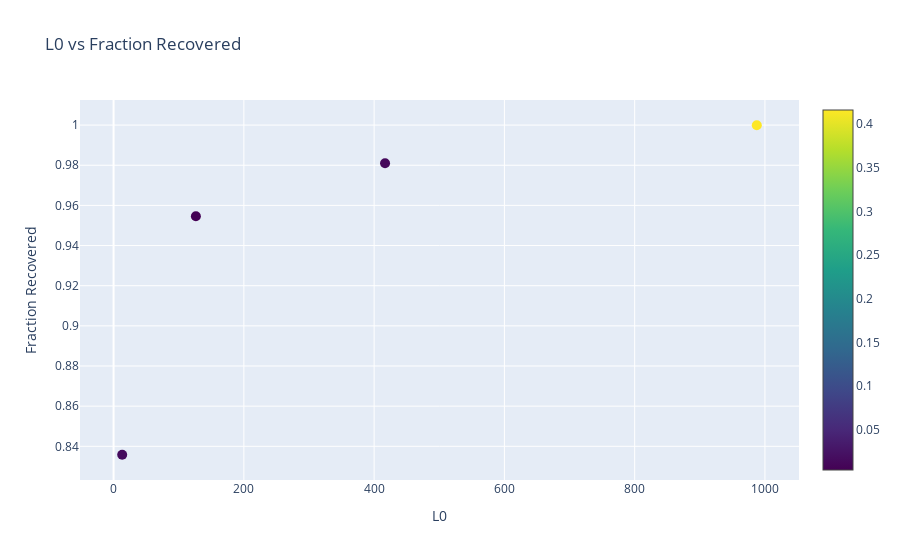

Notebook cell for this chart:
### Code cell
import plotly.graph_objects as go
from typing import Optional, Dict, Any

def plot_interactive_3var_graph(
    results: Dict[str, Dict[str, float]],
    xlims: Optional[tuple[float, float]] = None,
    y_lims: Optional[tuple[float, float]] = None,
    output_filename: Optional[str] = None,
):
    # Extract data from results
    ae_paths = list(results.keys())
    l0_values = [data['l0'] for data in results.values()]
    frac_recovered_values = [data['frac_recovered'] for data in results.values()]

    third_value = [data['average_diff'] for data in results.values()]
    
    # Create the scatter plot
    fig = go.Figure()

    # Add trace
    fig.add_trace(go.Scatter(
        x=l0_values,
        y=frac_recovered_values,
        mode='markers',
        marker=dict(
            size=10,
            color=third_value,  # Color points based on frac_recovered
            colorscale='Viridis',  # You can change this colorscale
            showscale=True
        ),
        text=[f'AE Path: {ae}<br>L0: {l0:.4f}<br>Frac Recovered: {fr:.4f}<br>Average Diff: {ad:.4f}' 
              for ae, l0, fr, ad in zip(ae_paths, l0_values, frac_recovered_values, third_value)],
        hoverinfo='text'
    ))

    # Update layout
    fig.update_layout(
        title='L0 vs Fraction Recovered',
        xaxis_title='L0',
        yaxis_title='Fraction Recovered',
        hovermode='closest'
    )

    # Set axis limits
    if xlims:
        fig.update_xaxes(range=xlims)
    if y_lims:
        fig.update_yaxes(range=y_lims)

    # Save and show the plot
    if output_filename:
        fig.write_html(output_filename)
    
    fig.show()

# Example usage:
plot_interactive_3var_graph(results)

### Figure 1 — Plotly figure (JSON) as saved in the notebook; plotly's stock layout.template omitted (floating-point values rounded to 4 significant figures)
{"data": [{"hoverinfo": "text", "marker": {"color": [0.416, 0.0125, 0.004, 0.0155], "colorscale": [[0, "#440154"], [0.1111, "#482878"], [0.2222, "#3e4989"], [0.3333, "#31688e"], [0.4444, "#26828e"], [0.5556, "#1f9e89"], [0.6667, "#35b779"], [0.7778, "#6ece58"], [0.8889, "#b5de2b"], [1, "#fde725"]], "showscale": true, "size": 10}, "mode": "markers", "text": ["AE Path: ../dictionary_learning/dictionaries/pythia70m_sweep_standard_ctx128_0712/resid_post_layer_3/trainer_1/<br>L0: 987.5050<br>Frac Recovered: 0.9999<br>Average Diff: 0.4160", "AE Path: ../dictionary_learning/dictionaries/pythia70m_sweep_standard_ctx128_0712/resid_post_layer_3/trainer_7/<br>L0: 416.7700<br>Frac Recovered: 0.9810<br>Average Diff: 0.0125", "AE Path: ../dictionary_learning/dictionaries/pythia70m_sweep_standard_ctx128_0712/resid_post_layer_3/trainer_11/<br>L0: 126.3400<br>Frac Recovered: 0.9546<br>Average Diff: 0.0040", "AE Path: ../dictionary_learning/dictionaries/pythia70m_sweep_standard_ctx128_0712/resid_post_layer_3/trainer_18/<br>L0: 13.2200<br>Frac Recovered: 0.8358<br>Average Diff: 0.0155"], "type": "scatter", "x": [987.5, 416.8, 126.3, 13.22], "y": [0.9999, 0.981, 0.9546, 0.8358]}], "layout": {"hovermode": "closest", "title": {"text": "L0 vs Fraction Recovered"}, "xaxis": {"title": {"text": "L0"}}, "yaxis": {"title": {"text": "Fraction Recovered"}}}}
